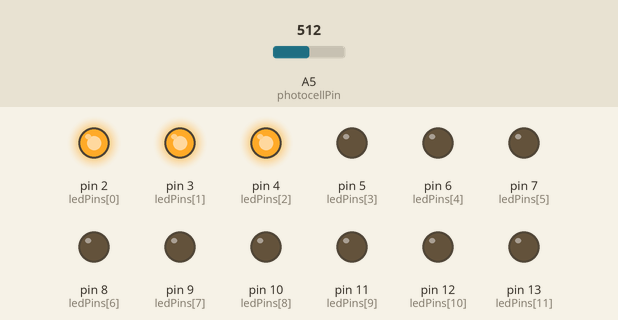
Bench run of a sketch on a simulated Arduino Uno, built with avr-gcc and run on an emulated ATmega328P. Shown: output pins drawn as LEDs (lit = HIGH). The inputs (shaded band) are chosen by the test bench; at power-on: A5 (photocellPin) = 512.

Above: at 1.2 s.
1.3 s: A5 (photocellPin) set to 531
2.8 s: A5 (photocellPin) set to 557
At 4.0 s:
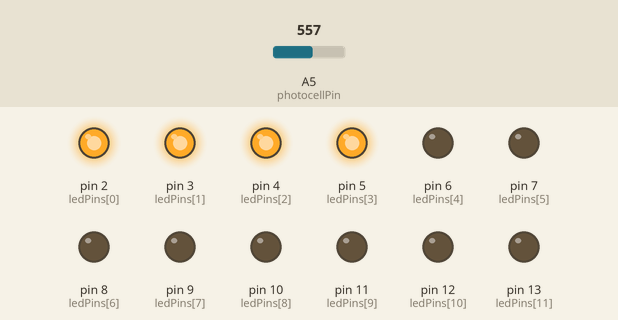
4.3 s: A5 (photocellPin) set to 590
5.8 s: A5 (photocellPin) set to 616
At 6.4 s:
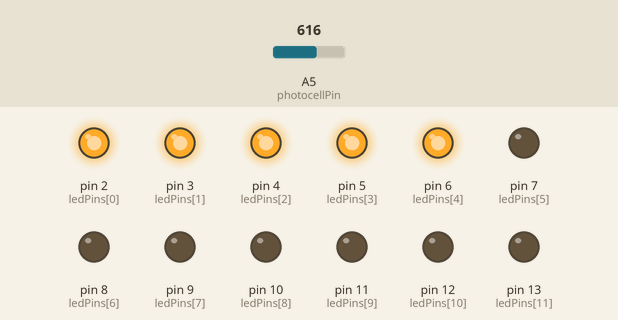
7.3 s: A5 (photocellPin) set to 651
8.8 s: A5 (photocellPin) set to 676
At 9.8 s:
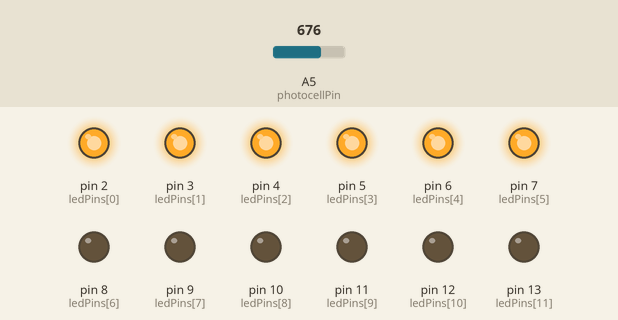
Timing chart, 0 to 11.3 s (numbered marks = the images above; inputs shaded):
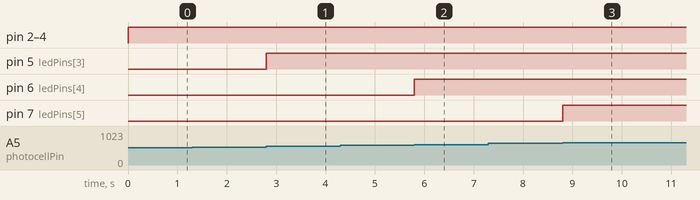

Measured:
- the behaviour switches between 540 and 541 on A5 (photocellPin) (found by bisection; images 0 and 1)
- the behaviour switches between 601 and 602 on A5 (photocellPin) (found by bisection; images 1 and 2)
- the behaviour switches between 661 and 662 on A5 (photocellPin) (found by bisection; images 2 and 3)
- after the input at 1.3 s, every drawn part: stays the same
- after the input at 2.8 s, pin 5 (ledPins[3]): LOW → HIGH at once
- after the input at 4.3 s, every drawn part: stays the same
- after the input at 5.8 s, pin 6 (ledPins[4]): LOW → HIGH at once
- after the input at 7.3 s, every drawn part: stays the same
- after the input at 8.8 s, pin 7 (ledPins[5]): LOW → HIGH at once

The sketch:

Light.Meter.ino
```cpp
//included Library
//
#include <Arduino.h>
//------------------------------------------------------------------------------


//defined pins
//
//define standard LED
//deefine number of LEDs
    const int nbrLEDs = 12;
//define the pins the LEDs attach to
    const int ledPins[] = {2, 3, 4, 5, 6, 7, 8, 9, 10, 11, 12, 13};

//define Photoresistor
//photoresistor attach to A5
    const int photocellPin = A5;
//------------------------------------------------------------------------------


//defined veriable
//
//value read from the sensor
    int sensorValue = 0;

//sensor value converted into LED 'bars'
    int ledLevel = 0;
//------------------------------------------------------------------------------


//inital program setup
//
void setup() {
// Start serial monitor
    Serial.begin(9600);

//set the LED pins to outputs
    for (int led = 0; led < nbrLEDs; led++) {
        pinMode(ledPins[led], OUTPUT);
    }
}
//------------------------------------------------------------------------------


//main program loop
//
void loop() {

//read the value of A0
    sensorValue = analogRead(photocellPin);

//map to the number of LEDs
    ledLevel = map(sensorValue, 300, 1023, 0, nbrLEDs);
    for (int led = 0; led < nbrLEDs; led++) {
//When led is smaller than ledLevel, run the following code.
      if (led < ledLevel ) {
// turn on pins less than the level
        digitalWrite(ledPins[led], HIGH);
      }
      else {
// turn off pins higher than
        digitalWrite(ledPins[led],LOW);
      }
    }
}
//------------------------------------------------------------------------------
//------------------------------------------------------------------------------
```
